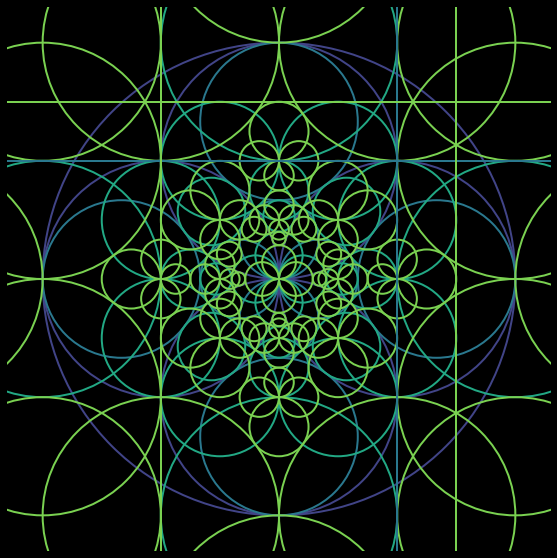

Generate this figure with Python:
# -*- coding: utf-8 -*-
from math import pi, cos, sin
import matplotlib.pyplot as plt
import planegeometry.geometry as geom
import seaborn as sb

def unique_with(L, f):
    size = len(L)
    for i in range(size-1):
        j = i + 1
        while j < size:
            if f(L[i], L[j]):
                del L[j]
                size -= 1
            else:
                j += 1
    return L[:size]


def draw_circle(axes, C, color):
    axes.add_artist(
        plt.Circle(
            C.center, C.radius, fill=False, edgecolor=color, linewidth=2
        )
    )

def draw_line(axes, L, color):
    axes.axline(L.A, L.B, linewidth=2, color=color)
    
def draw_gcircle(axes, G, color):
    if isinstance(G, geom.Circle):
        draw_circle(axes, G, color)
    else:
        draw_line(axes, G, color)


# generation 0
gen0 = [(geom.Circle((cos(beta), sin(beta)), 1), 0) for beta in [0, pi/2, pi, 3*pi/2]]
gen0.append((geom.Circle((0,0), 2), 0))

# generation 1
n0 = len(gen0)
n1 = n0*(n0-1)
gen1 = [None]*n1
k = 0
while k < n1:
    for j in range(n0):
        for i in range(n0):
            if i != j:
                circ = gen0[i][0]
                iota = geom.Inversion(circ.center, circ.radius)
                gen1[k] = (iota.invert_circle(gen0[j][0]), 1, i)
                k += 1

# generation 2
n2 = n0*n1-n1
gen2 = [None]*n2
k = 0
while k < n2:
    for j in range(n1):
        for i in range(n0):
            if gen1[j][2] != i:
                circ = gen0[i][0]
                iota = geom.Inversion(circ.center, circ.radius)
                G = gen1[j][0]
                if isinstance(G, geom.Circle):
                    gen2[k] = (iota.invert_circle(G), 2, i)
                else:
                    gen2[k] = (iota.invert_line(G), 2, i)
                k += 1

# generation 3
n3 = n0*n2-n2
gen3 = [None]*n3
k = 0
while k < n3:
    for j in range(n2):
        for i in range(n0):
            if gen2[j][2] != i:
                circ = gen0[i][0]
                iota = geom.Inversion(circ.center, circ.radius)
                G = gen2[j][0]
                if isinstance(G, geom.Circle):
                    gen3[k] = (iota.invert_circle(G), 3, i)
                else:
                    gen3[k] = (iota.invert_line(G), 3, i)
                k += 1
        
gcircles = gen0 + gen1 + gen2 + gen3
gcircles = unique_with(gcircles, lambda g1, g2: type(g1[0]) == type(g2[0]) and g1[0].is_equal(g2[0]))

colors = sb.color_palette(palette="viridis", n_colors=4)
        
figure, axes = plt.subplots(facecolor="black", figsize=(10, 10))
axes.set_aspect(1)
for gcircle in gcircles:
    draw_gcircle(axes, gcircle[0], colors[gcircle[1]])
plt.xlim(-2.3, 2.3)
plt.ylim(-2.3, 2.3)
plt.axis("off")
plt.show()
